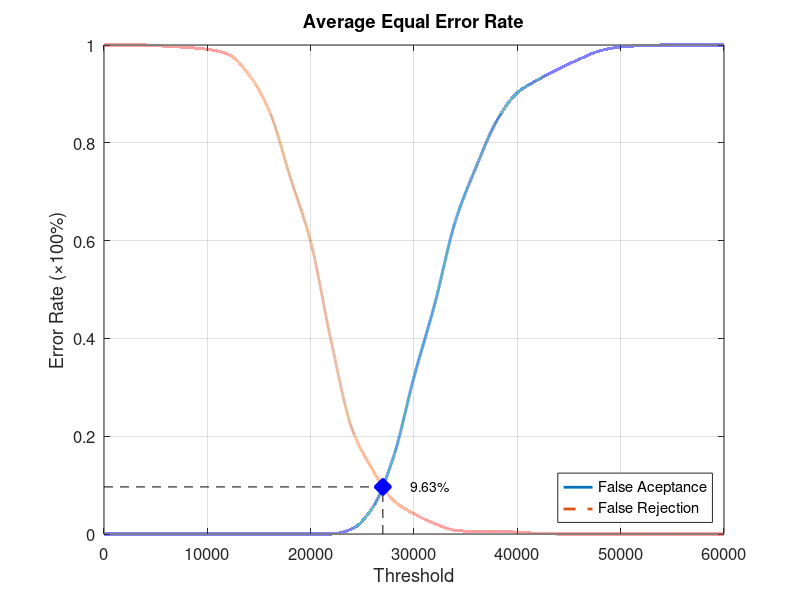
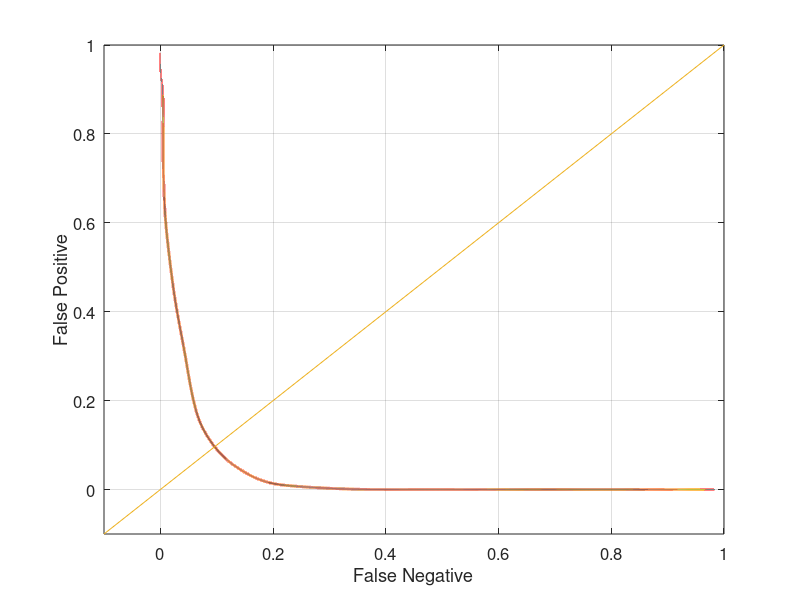

Source code (MATLAB) for these figures, in order:
function yEER = Experiment4Average
close all;
clear;
clc;
x = 0:2000:60000;
xq = 0:0.5:60000;

y0 = [0 0 0 0 0 0 0 0 0 0 0 0 0.0105263 0.0539474 0.156579 0.321053 0.469737 0.639474 0.75 0.844737 0.902632 0.928947 0.951316 0.971053 0.988158 0.996053 0.998684 1 1 1 1];
yy0 = interp1(x, y0, xq, 'pchip');
y1 = [1 1 1 0.9975 0.995 0.99125 0.98125 0.94 0.865 0.73125 0.5975 0.3925 0.215 0.13125 0.06875 0.04125 0.02125 0.0075 0.005 0.005 0.00375 0.00125 0 0 0 0 0 0 0 0 0];
yy1 = interp1(x, y1, xq, 'pchip');

% Calculating EER: 
y2 = abs(y0 - y1);
find(y2 == min(y2))
yy2 = abs(yy0 - yy1);
xEER = find(yy2 == min(yy2));
xEERIndex = xq(xEER) % X-axis EER
yEER = yy0(xEER) % Y-axis EER

main = figure
plot(xq, yy0,'-','LineWidth', 2);	hold on
plot(xq, yy1,'--','LineWidth', 2);	hold on
plot([xEERIndex xEERIndex], [0 yEER], 'k--');	hold on
plot([0 xEERIndex], [yEER yEER], 'k--');	hold on
plot(xEERIndex, yEER, 'bx', 'LineWidth', 10);	hold on
text(xEERIndex + 10 * xEERIndex / 100, yEER, [num2str(round((10000 * yEER)) / 100) '%'])
legend('False Aceptance', 'False Rejection', 'Location', 'SouthEast')
xlabel('Threshold')
ylabel('Error Rate (\times100%)')
title('Average Equal Error Rate')
set(gca, 'FontSize', 12)
axis([0 60000 0 1])
grid on

print(main, 'Experiment4AverageMain', '-dpng');
FNRxFPR = figure('Color', [1 1 1]);
plot(yy1, yy0, '-', yy1, yy0, 'LineWidth', 2);
hold on
y = -0.1:0.1:1
plot(y, y); 
set(gca, 'FontSize', 12)
xlabel('False Negative')
ylabel('False Positive')
axis([-0.1 1 -0.1 1])
set(gca, 'FontSize', 12)
grid on

print(FNRxFPR, 'Experiment4AverageFNRxFPR','-dpng');
end
